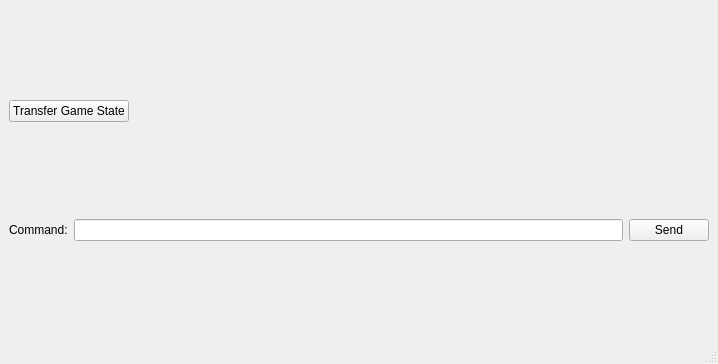
<?xml version="1.0" encoding="UTF-8"?>
<ui version="4.0">
 <class>SimMainWindow</class>
 <widget class="QMainWindow" name="SimMainWindow">
  <property name="geometry">
   <rect>
    <x>0</x>
    <y>0</y>
    <width>718</width>
    <height>364</height>
   </rect>
  </property>
  <property name="windowTitle">
   <string>Cosmic KSP Sim Manager</string>
  </property>
  <widget class="QWidget" name="centralwidget">
   <layout class="QVBoxLayout" name="verticalLayout">
    <item>
     <layout class="QHBoxLayout" name="headerLayout">
      <item>
       <widget class="QPushButton" name="transferGameStateBtn">
        <property name="text">
         <string>Transfer Game State</string>
        </property>
       </widget>
      </item>
      <item>
       <spacer name="horizontalSpacer">
        <property name="orientation">
         <enum>Qt::Horizontal</enum>
        </property>
        <property name="sizeHint" stdset="0">
         <size>
          <width>40</width>
          <height>20</height>
         </size>
        </property>
       </spacer>
      </item>
     </layout>
    </item>
    <item>
     <layout class="QHBoxLayout" name="horizontalLayout">
      <item>
       <widget class="QLabel" name="label">
        <property name="text">
         <string>Command:</string>
        </property>
       </widget>
      </item>
      <item>
       <widget class="QLineEdit" name="commandEdit"/>
      </item>
      <item>
       <widget class="QPushButton" name="sendCmdBtn">
        <property name="text">
         <string>Send</string>
        </property>
       </widget>
      </item>
     </layout>
    </item>
   </layout>
  </widget>
  <widget class="QMenuBar" name="menubar">
   <property name="geometry">
    <rect>
     <x>0</x>
     <y>0</y>
     <width>718</width>
     <height>21</height>
    </rect>
   </property>
  </widget>
  <widget class="QStatusBar" name="statusbar"/>
 </widget>
 <resources/>
 <connections/>
</ui>
